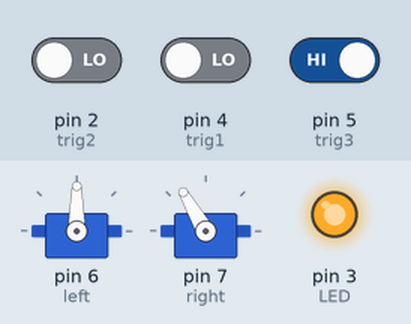
This sketch was run on a simulated Arduino Uno, built with avr-gcc and run on an emulated ATmega328P. Shown: 2 × servo, output pins drawn as LEDs (lit = HIGH). The test bench sets the inputs (shaded band); at power-on: pin 2 (trig2) LOW, pin 5 (trig3) HIGH, pin 4 (trig1) LOW.

Above: at 15.07 s.
15.3 s: pin 2 (trig2) driven HIGH
At 21.9 s:
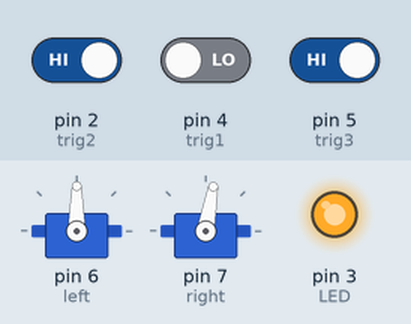
23.4 s: pin 5 (trig3) driven LOW
At 23.58 s:
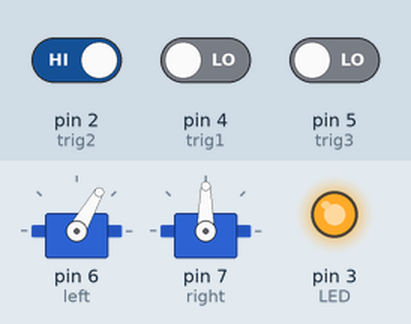
31.5 s: pin 5 (trig3) driven HIGH
At 38.7 s:
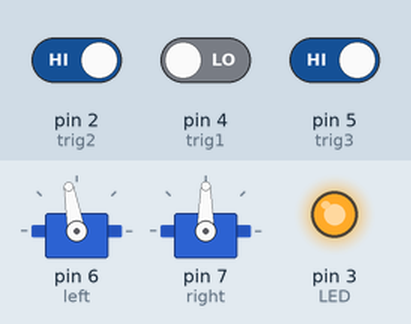
39.6 s: pin 2 (trig2) driven LOW
At 39.9 s:
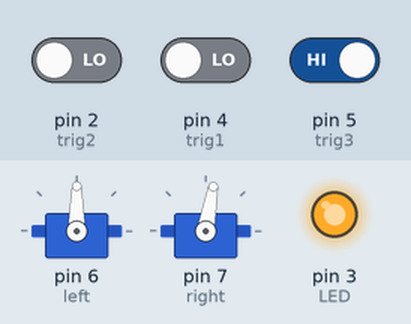
47.7 s: pin 4 (trig1) driven HIGH and pin 5 (trig3) driven LOW
At 54.19 s:
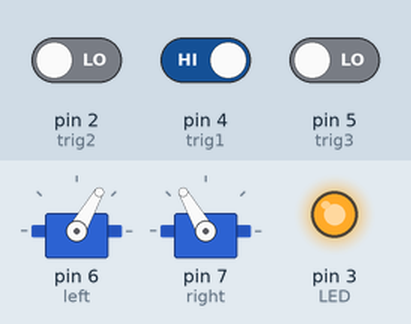
56.3 s: pin 4 (trig1) driven LOW
At 56.36 s:
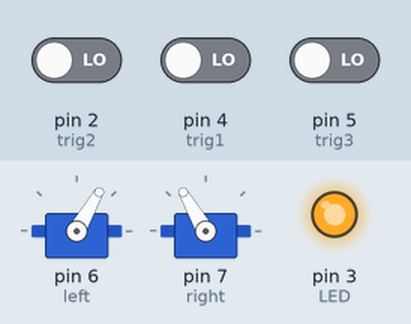
Timing chart, 0 to 59.3 s (numbered marks = the images above; inputs shaded):
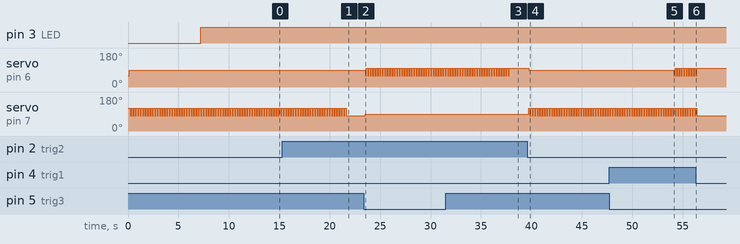

The sketch:

Crabby.ino
```cpp
#include <Servo.h>

Servo left;
Servo right;

int counter;
int ground = 0;
int hold = 120;
int lHigh =100;
int lLow = 60;
int rLow = 80;
int rHigh = 120;
int rightpos;
int center = 90;
int incomingByte;

int trig1 = 4; // front
int trig2 = 2;
int trig3 = 5;


int LED = 3;

int trigValue1;
int trigValue2;
int trigValue3;


void setup()
{

  Serial.begin(9600);
  left.attach(6);
  right.attach(7);

  pinMode(LED, OUTPUT);
  pinMode(trig1, INPUT);
  pinMode(trig2, INPUT);
  pinMode(trig3, INPUT);

  left.write(lLow);
  right.write(rHigh);

}

void loop()
{

 trigValue1 = digitalRead(trig1);
 trigValue2 = digitalRead(trig2);
 trigValue3 = digitalRead(trig3);


if(trigValue1 == HIGH && trigValue2 == LOW && trigValue3 == LOW){
  ground =1;

}
else if(trigValue2 == HIGH && trigValue3 == LOW)
{
 ground = 2;
}

else if(trigValue2 ==LOW && trigValue3 == HIGH)
{
 ground = 3;
}

else { ground = 0;}


 if(ground==1)
 {
   forward();
 }

 if(ground==2)
 {

   for(int i = 0; i<30; i++)
   {
   turnLeft();
   }

 }
 if(ground==3)
 {

     for(int a = 0; a<30; a++)
   {
   turnRight();
   }
 }

 digitalWrite(LED, HIGH);

}//end loop


  void forward(){

    delay(hold);
    left.write(lLow);
    right.write(rHigh);
    delay(hold);
    left.write(lHigh);
    right.write(rLow);

  }

void turnLeft(){

  delay(hold);
  left.write(lLow);
  right.write(center);
  delay(hold);
  left.write(lHigh);
  right.write(center);

}

void turnRight(){

  delay(hold);
  right.write(rHigh);
  left.write(center);
  delay(hold);
  left.write(center);
  right.write(rLow);
}
```

Measured:
- after the input at 15.3 s, servo on pin 7 (right): goes on until 21.6 s, then stays 80°
- after the input at 23.4 s, servo on pin 6 (left): alternates 100° for 0.12 s and 60° for 0.12 s, starting after 0.12 s; servo on pin 7 (right): 80° → 90° after 0.12 s
- after the input at 31.5 s, servo on pin 6 (left): goes on until 37.8 s, then stays 100°
- after the input at 39.6 s, servo on pin 6 (left): 100° → 90° after 0.12 s; servo on pin 7 (right): alternates 120° for 0.12 s and 80° for 0.12 s, starting after 0.12 s
- after the input at 47.7 s, servo on pin 6 (left): alternates 100° for 0.12 s and 60° for 0.12 s, starting after 6.4 s
- after the input at 56.3 s, servo on pin 6 (left): goes on until 56.4 s, then stays 100°; servo on pin 7 (right): goes on until 56.4 s, then stays 80°
- by itself, servo on pin 7 (right): alternates 120° for 0.12 s and 80° for 0.12 s
